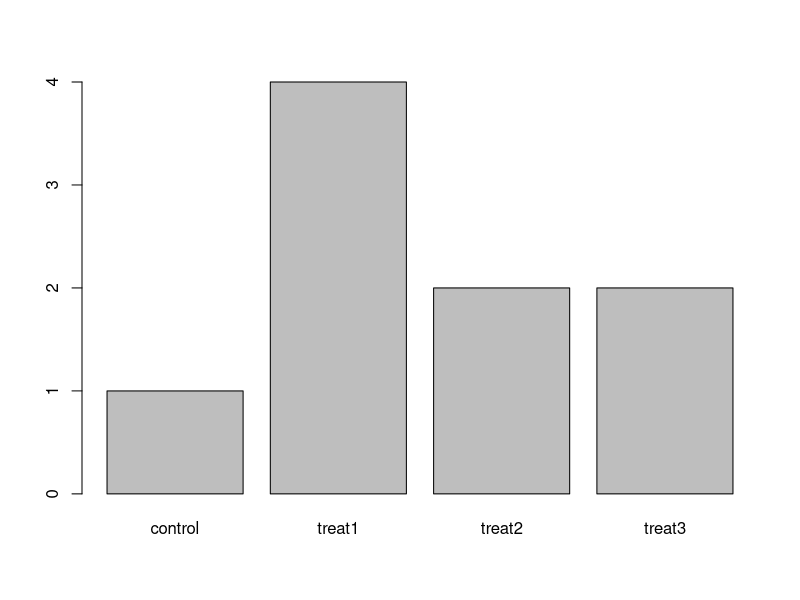

Reproduce this figure in R.
## ---- chunk 1
# To output plots as .png figures, run this.

knitr::opts_chunk$set(
  fig.path = "Images/StartingWithData/"
)
## ---- chunk 2
trees <- read.csv(file = "../Data/trees.csv")
## ---- chunk 3
head(trees)
## ---- chunk 4
flavors <- factor(c("sweet", "savory", "savory", "sweet"))
## ---- chunk 5
levels(flavors)
nlevels(flavors)
## ---- chunk 6
food <- factor(c("low", "high", "medium", "high", "low", "medium", "high"))
levels(food)
## ---- chunk 7
food <- factor(food, levels=c("low", "medium", "high"))
levels(food)
## ---- chunk 8
food <- factor(food, levels=c("low", "medium", "high"), ordered=TRUE)
levels(food)
min(food)
## ---- chunk 9
as.character(food)
## ---- chunk 10
as.numeric(food)
## ---- chunk 11
concentrations <- factor(c(1, 5, 10, 2))
as.numeric(concentrations)
## ---- chunk 12
str(concentrations)
## ---- chunk 13
as.numeric(as.character(concentrations)) # Works...
as.numeric(levels(concentrations))[concentrations] # Recommended.
## ---- chunk 14
	exprmt <- factor(c("treat1", "treat2", "treat1", "treat3", "treat1", "control", "treat1", "treat2", "treat3"))
## ---- chunk 15
plot(exprmt)
